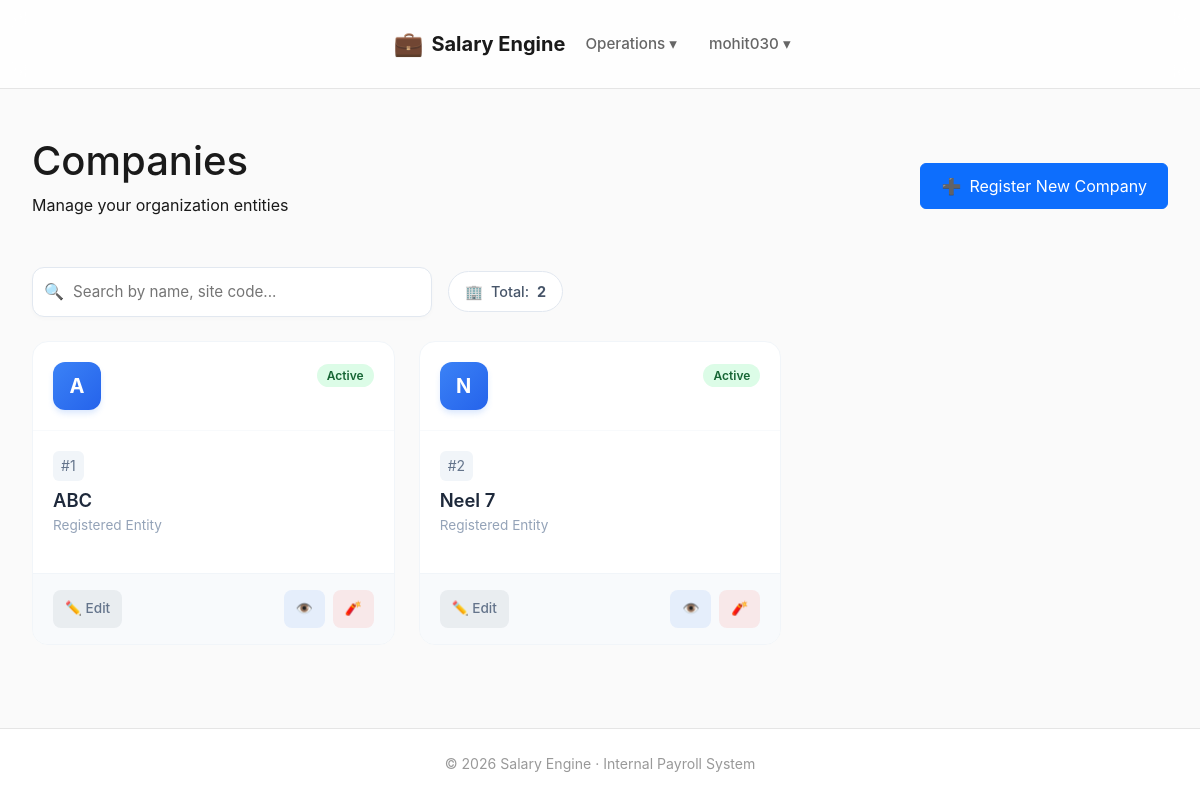
/companies/ (signed in), run on the app's committed database.
### companies/models.py (models this page shows, shortened)
class Company(models.Model):
    organisation = models.ForeignKey(
        Organisation,
        on_delete=models.CASCADE,
        related_name="companies"
    )
    site_code = models.PositiveIntegerField()
    name = models.CharField(max_length=200)
    address = models.TextField(blank=True)
    gst_number = models.CharField(
        max_length=15,
        blank=True,
        help_text="15-character GSTIN"
    )
    contact_name = models.CharField(max_length=150, blank=True)
    contact_phone = models.CharField(max_length=20, blank=True)
    contact_email = models.EmailField(blank=True)
    is_active = models.BooleanField(default=True)
    class Meta:
        unique_together = ("organisation", "site_code")
        ordering = ["site_code"]

### companies/views.py (the view)
# urls.py: path("", views.company_list, name="company_list"),
@login_required
def company_list(request):
    org_user = OrganisationUser.objects.filter(user=request.user).first()
    if not org_user:
        return render(
            request,
            "companies/company_list.html",
            {"companies": []}
        )
    companies = Company.objects.filter(
        organisation=org_user.organisation
    ).order_by("site_code")
    return render(
        request,
        "companies/company_list.html",
        {"companies": companies}
    )

### dashboard/context_processors.py (called while the page is built)
def approval_badges(request):
    if not request.user.is_authenticated or not request.user.is_staff:
        return {}
    return {
        "approval_badges": {
            "employee_drafts": EmployeeDraft.objects.filter(status="PENDING").count(),
            "employee_changes": EmployeeChangeRequest.objects.filter(status="PENDING").count(),
            "bank_changes": BankChangeRequest.objects.filter(status="PENDING").count(),
        }
    }

### templates/companies/company_list.html (shortened to what this page needs)
{% extends "base.html" %}
{% block content %}
<div class="page-container">
    <div class="page-header">
        <div>
            <h1 class="text-2xl font-bold text-slate-800">Companies</h1>
            <p class="text-slate-500">Manage your organization entities</p>
        </div>
        <a href="{% url 'companies:company_create' %}" class="btn btn-primary" style="padding: 10px 20px; display: flex; align-items: center; gap: 8px;">
            <span>➕</span> Register New Company
        </a>
    </div>
    <div style="display: flex; gap: 1rem; align-items: center; flex-wrap: wrap;">
        <div class="search-wrapper">
            <span class="search-icon">🔍</span>
            <input type="text"
                   id="searchInput"
                   class="search-input"
                   placeholder="Search by name, site code..."
                   aria-label="Search companies">
        </div>
        {% if companies %}
        <div class="stats-pill">
            <span style="color: #3b82f6;">🏢</span>
            Total: <strong id="totalCount">{{ companies|length }}</strong>
        </div>
        {% endif %}
    </div>
    {% if companies %}
    <div class="company-grid" id="companyGrid">
        {% for company in companies %}
        <div class="company-card" data-search-term="{{ company.name|lower }} {{ company.site_code|lower }}">
            <div class="card-header-custom">
                <div class="company-avatar">
                    {{ company.name|slice:":1"|upper }}
                </div>
                <div>
                    {% if company.is_active %}
                        <span class="badge-active">Active</span>
                    {% else %}
                        <span class="badge-inactive">Inactive</span>
                    {% endif %}
                </div>
            </div>
            <div class="card-body-custom">
                <div class="site-code">#{{ company.site_code }}</div>
                <h3 class="company-name">{{ company.name }}</h3>
                <p style="font-size: 0.85rem; color: #94a3b8; margin-top: 4px;">
                    Registered Entity
                </p>
            </div>
            <div class="card-footer-custom">
                <a href="{% url 'companies:company_edit' company.id %}" class="btn-icon btn-edit" title="Edit Company">
                    ✏️ Edit
                </a>
                <div style="display: flex; gap: 8px;">
                    <a href="{% url 'companies:company_detail' company.id %}" class="btn-icon btn-view" title="View Details">
                        👁️
                    </a>
                    <form method="post" action="{% url 'companies:company_delete' company.id %}" class="delete-form-card">
                        <button type="submit" class="btn-icon btn-delete" title="Delete (TEST MODE)">
                            🧨
                        </button>
                    </form>
                </div>
            </div>
        </div>
        {% endfor %}
    </div>
    {% endif %}
</div>
{% endblock %}

### templates/base.html (shortened to what this page needs)
<!DOCTYPE html>
<html lang="en">
{% load static %}
<head>
    <link href="https://cdn.jsdelivr.net/npm/bootstrap@5.3.0/dist/css/bootstrap.min.css" rel="stylesheet">
</head>
<body>
    <nav class="navbar" id="navbar">
        <div class="navbar-inner">
            <div class="nav-left">
                <a href="{% url 'dashboard:home' %}" class="brand">
                    <span class="brand-icon">💼</span>
                    <span>Salary Engine</span>
                </a>
                {% if request.user.is_authenticated %}
                    <div class="dropdown">
                        <button class="dropbtn">Operations ▾</button>
                    </div>
                {% endif %}
            </div>
            <div class="nav-right">
                {% if request.user.is_authenticated %}
                    <div class="dropdown">
                        <button class="dropbtn">
                            {{ request.user.username }} ▾
                        </button>
                    </div>
                {% endif %}
            </div>
        </div>
    </nav>
    <div class="container">
        {% block content %}{% endblock %}
    </div>
    <footer>
        © 2026 Salary Engine · Internal Payroll System
    </footer>
</body>
</html>

### templates/base.html (style rules this page uses)
:root { --bg-primary: #fafafa; --bg-secondary: #ffffff; --bg-hover: #f5f5f5; --text-primary: #1a1a1a; --text-secondary: #666666; --text-muted: #999999; --accent: #2563eb; --accent-hover: #1d4ed8; --accent-light: rgba(37, 99, 235, 0.1); --success: #10b981; --warning: #f59e0b; --danger: #ef4444; --border: #e5e5e5; --shadow-sm: 0 1px 2px rgba(0,0,0,0.04); --shadow-md: 0 4px 16px rgba(0,0,0,0.06); --shadow-lg: 0 8px 24px rgba(0,0,0,0.08); --radius: 10px; --transition: all 0.3s cubic-bezier(0.4, 0, 0.2, 1); }
* { box-sizing: border-box; }
body { font-family: -apple-system, BlinkMacSystemFont, 'Inter', 'Segoe UI', sans-serif; background: var(--bg-primary); color: var(--text-primary); min-height: 100vh; display: flex; flex-direction: column; line-height: 1.6; -webkit-font-smoothing: antialiased; -moz-osx-font-smoothing: grayscale; margin: 0; padding: 0; }
.navbar { background: rgba(255, 255, 255, 0.8); backdrop-filter: blur(12px); -webkit-backdrop-filter: blur(12px); border-bottom: 1px solid var(--border); position: sticky; top: 0; z-index: 1000; transition: var(--transition); }
.navbar-inner { max-width: 1200px; margin: 0 auto; padding: 0 32px; height: 72px; display: flex; align-items: center; justify-content: space-between; }
.brand { font-weight: 700; font-size: 1.25rem; color: var(--text-primary); text-decoration: none; display: flex; align-items: center; gap: 8px; transition: var(--transition); position: relative; }
.brand::after { content: ''; position: absolute; bottom: -4px; left: 0; width: 0; height: 2px; background: var(--accent); transition: width 0.3s ease; }
.brand-icon { font-size: 1.5rem; filter: grayscale(20%); transition: var(--transition); }
.nav-left, .nav-right { display: flex; align-items: center; gap: 4px; }
.dropdown { position: relative; }
.dropbtn { background: none; border: none; font: inherit; color: var(--text-secondary); padding: 10px 16px; border-radius: var(--radius); cursor: pointer; font-weight: 500; font-size: 0.95rem; transition: var(--transition); position: relative; overflow: hidden; }
.dropbtn::before { content: ''; position: absolute; top: 50%; left: 50%; width: 0; height: 0; border-radius: 50%; background: var(--accent-light); transform: translate(-50%, -50%); transition: width 0.4s ease, height 0.4s ease; }
.container { max-width: 1200px; margin: 0 auto; padding: 48px 32px; flex: 1; animation: fadeIn 0.5s ease; }
footer { background: var(--bg-secondary); border-top: 1px solid var(--border); text-align: center; padding: 24px 32px; font-size: 0.88rem; color: var(--text-muted); transition: var(--transition); }

### data on the page
Company: name "A", is_active "Active", site_code "1", name "ABC"
Company: name "N", is_active "Active", site_code "2", name "Neel 7"

### other printed values
{{ request.user.username }} "mohit030"
{{ companies|length }} "2"
